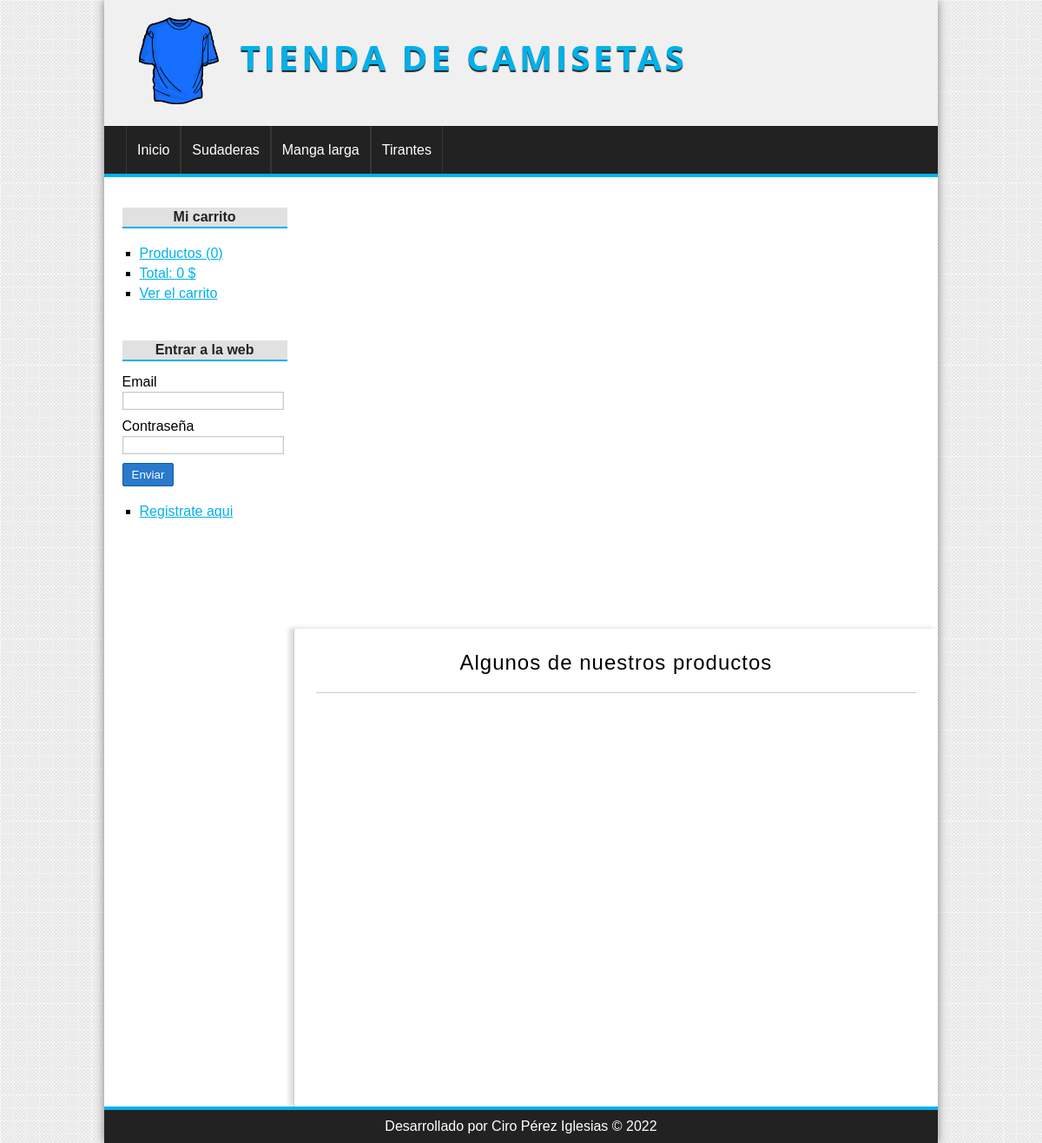
Before: / with the older database file.
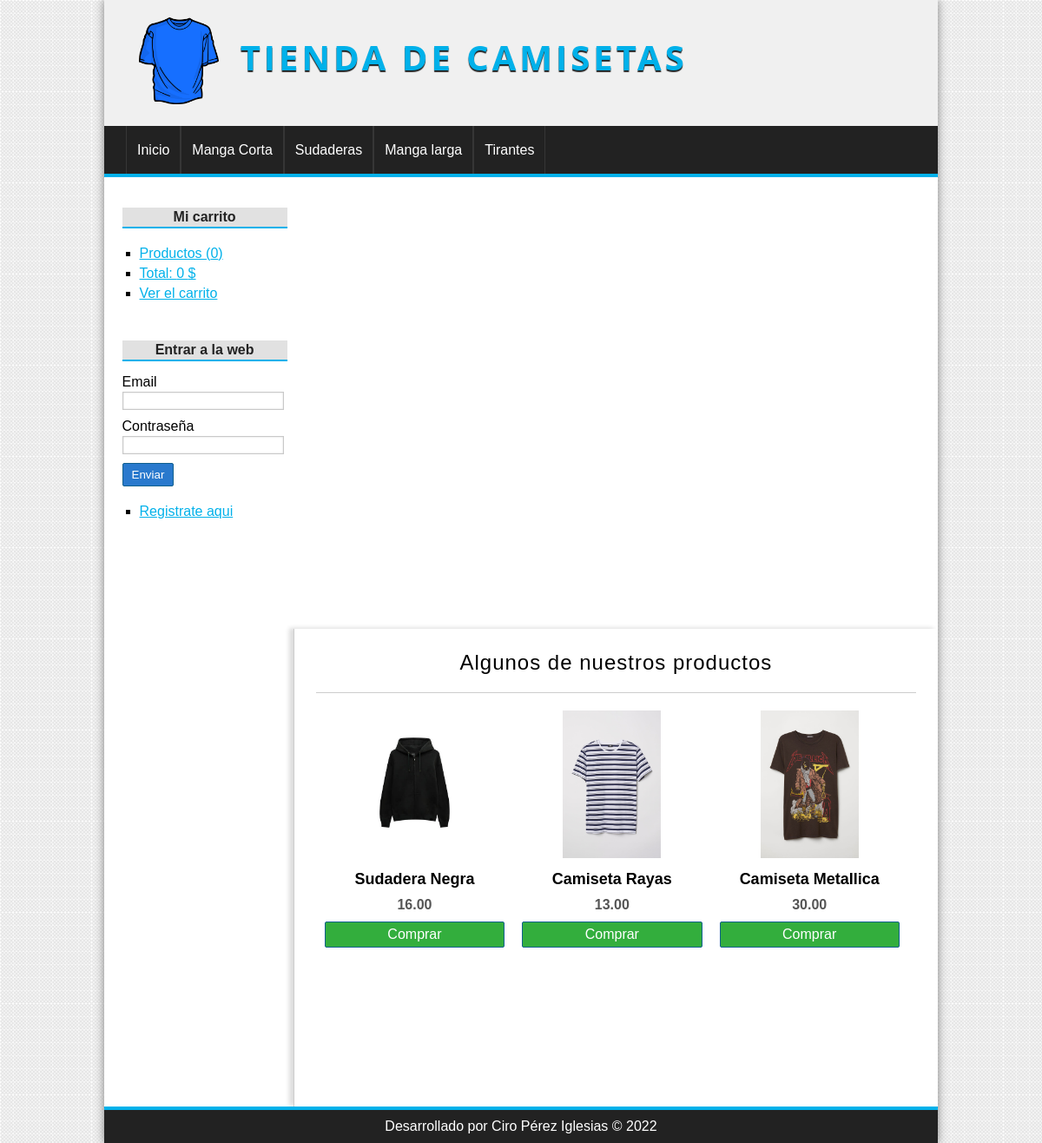
After: the same page with the newer database file.
### tables this page shows
CREATE TABLE `categorias` (
  `id` int(255) NOT NULL,
  `nombre` varchar(100) NOT NULL
);

CREATE TABLE `productos` (
  `id` int(255) NOT NULL,
  `categoria_id` int(255) NOT NULL,
  `nombre` varchar(100) NOT NULL,
  `descripcion` text DEFAULT NULL,
  `precio` float(100,2) NOT NULL,
  `stock` int(255) NOT NULL,
  `oferta` varchar(2) DEFAULT NULL,
  `fecha` date NOT NULL,
  `imagen` varchar(255) DEFAULT NULL
);

### config/db.php (called while the page is built)
<?php
class Database{
	public static function connect(){
		$db = new mysqli('localhost', 'root', '', 'tienda_master');
		$db->query("SET NAMES 'utf8'");
		return $db;
	}
}

### helpers/utils.php (called while the page is built, shortened)
<?php
class Utils{
	public static function showCategorias(){
		require_once 'models/categoria.php';
		$categoria = new Categoria();
		$categorias = $categoria->getAll();
		return $categorias;
	}
	public static function statsCarrito(){
		$stats = array(
			'count' => 0,
			'total' => 0
		);
		return $stats;
	}
}

### models/categoria.php (called while the page is built, shortened)
<?php
class Categoria{
	private $db;
	public function __construct() {
		$this->db = Database::connect();
	}
	public function getAll(){
		$categorias = $this->db->query("SELECT * FROM categorias ORDER BY id DESC;");
		return $categorias;
	}
}

### controllers/ProductoController.php (called while the page is built, shortened)
<?php
require_once 'models/producto.php';
class productoController{
	public function index(){
		$producto = new Producto();
		$productos = $producto->getRandom(6);
		require_once 'views/producto/destacados.php';
	}
}

### models/producto.php (called while the page is built, shortened)
<?php
class Producto{
	private $db;
	public function __construct() {
		$this->db = Database::connect();
	}
	public function getRandom($limit){
		$productos = $this->db->query("SELECT * FROM productos ORDER BY RAND() LIMIT $limit");
		return $productos;
	}
}

### views/producto/destacados.php (the view)
<h1>Algunos de nuestros productos</h1>
<?php while($product = $productos->fetch_object()): ?>
	<div class="product">
		<a href="<?=base_url?>producto/ver&id=<?=$product->id?>">
			<?php if($product->imagen != null): ?>
				<img src="<?=base_url?>uploads/images/<?=$product->imagen?>" />
			<?php else: ?>
				<img src="<?=base_url?>assets/img/camiseta.png" />
			<?php endif; ?>
			<h2><?=$product->nombre?></h2>
		</a>
		<p><?=$product->precio?></p>
		<a href="<?=base_url?>carrito/add&id=<?=$product->id?>" class="button">Comprar</a>
	</div>
<?php endwhile; ?>

### views/layout/header.php (shortened to what this page needs)
<!DOCTYPE HTML>
<html lang="es">
	<head>
		<link rel="stylesheet" href="<?=base_url?>assets/css/styles.css" />
	</head>
	<body>
		<div id="container">
			<header id="header">
				<div id="logo">
					<img src="<?=base_url?>assets/img/camiseta.png" alt="Camiseta Logo" />
					<a href="<?=base_url?>">
						Tienda de camisetas
					</a>
				</div>
			</header>
			<?php $categorias = Utils::showCategorias(); ?>
			<nav id="menu">
				<ul>
					<li>
						<a href="<?=base_url?>">Inicio</a>
					</li>
					<?php while($cat = $categorias->fetch_object()): ?>
						<li>
							<a href="<?=base_url?>categoria/ver&id=<?=$cat->id?>"><?=$cat->nombre?></a>
						</li>
					<?php endwhile; ?>
				</ul>
			</nav>
			<div id="content">

### views/layout/sidebar.php (shortened to what this page needs)
<aside id="lateral">
	<div id="carrito" class="block_aside">
		<h3>Mi carrito</h3>
		<ul>
			<?php $stats = Utils::statsCarrito(); ?>
			<li><a href="<?=base_url?>carrito/index">Productos (<?=$stats['count']?>)</a></li>
			<li><a href="<?=base_url?>carrito/index">Total: <?=$stats['total']?> $</a></li>
			<li><a href="<?=base_url?>carrito/index">Ver el carrito</a></li>
		</ul>
	</div>
	<div id="login" class="block_aside">
		<?php if(!isset($_SESSION['identity'])): ?>
			<h3>Entrar a la web</h3>
			<form action="<?=base_url?>usuario/login" method="post">
				<label for="email">Email</label>
				<input type="email" name="email" />
				<label for="password">Contraseña</label>
				<input type="password" name="password" />
				<input type="submit" value="Enviar" />
			</form>
		<?php else: ?>
			<h3><?=$_SESSION['identity']->nombre?> <?=$_SESSION['identity']->apellidos?></h3>
		<?php endif; ?>
		<ul>
			<?php if(isset($_SESSION['identity'])): ?>
				<li><a href="<?=base_url?>pedido/mis_pedidos">Mis pedidos</a></li>
				<li><a href="<?=base_url?>usuario/logout">Cerrar sesión</a></li>
			<?php else: ?>
				<li><a href="<?=base_url?>usuario/registro">Registrate aqui</a></li>
			<?php endif; ?>
		</ul>
	</div>
</aside>
<div id="central">

### index.php (shortened to what this page needs)
<?php
require_once 'config/db.php';
require_once 'helpers/utils.php';
require_once 'views/layout/header.php';
require_once 'views/layout/sidebar.php';
if(isset($_GET['controller'])){
	$nombre_controlador = $_GET['controller'].'Controller';
}elseif(!isset($_GET['controller']) && !isset($_GET['action'])){
	$nombre_controlador = controller_default;
}else{
	show_error();
	exit();
}
if(class_exists($nombre_controlador)){
	$controlador = new $nombre_controlador();
	if(isset($_GET['action']) && method_exists($controlador, $_GET['action'])){
		$action = $_GET['action'];
		$controlador->$action();
	}elseif(!isset($_GET['controller']) && !isset($_GET['action'])){
		$action_default = action_default;
		$controlador->$action_default();
	}else{
		show_error();
	}
}else{
	show_error();
}
require_once 'views/layout/footer.php';

### views/layout/footer.php
</div>
</div>
			<footer id="footer">
				<p>Desarrollado por Ciro Pérez Iglesias &copy; <?= date('Y') ?></p>
			</footer>
		</div>
	</body>
</html>

### assets/css/styles.css (style rules this page uses)
* { padding: 0px; margin: 0px; font-family: sans-serif, Helvetica, Arial; }
body { background: url(../img/bg.png); }
a { color: #01B1EA; }
#container { width: 80%; margin: 0px auto; box-shadow: 0px 0px 10px gray; background: white; }
#header { height: 145px; background: #F0F0F0; }
#logo { padding: 20px; margin-left: 20px; float:left; }
#logo img { float:left; height: 100px; }
#logo a { float:left; font-size: 40px; letter-spacing: 4px; font-family: 'Open Sans', Helvetica, Arial; text-transform: uppercase; color: #01B1EA; font-weight: bold; text-decoration: none; margin-top: 18px; margin-left: 25px; text-shadow: 0px 2px 1px #222222; transition: all 300ms; }
#menu { clear:both; background: #222; color: white; height: 55px; border-bottom: 4px solid #01B1EA; }
#menu ul { list-style: none; text-decoration: none; margin: 0px auto; margin-left: 25px; }
#menu ul li { line-height: 55px; float:left; border-right: 1px solid #363636; }
#menu a { display: block; color: white; text-decoration: none; padding-left: 12px; padding-right: 12px; transition: all 300ms; }
#menu a:first-child { border-left: 1px solid #363636; }
#content { margin: 0px auto; overflow: hidden; background: white; }
#lateral { width: 22%; min-height: 500px; float: left; margin-top:20px; margin-left: 10px; }
#lateral .block_aside { display: block; width: 90%; margin: 5px auto; padding: 10px; }
#lateral h3 { display: block; color: #222; width: 100%; text-align: center; padding-top: 2px; padding-bottom: 2px; margin-bottom: 15px; font-size: 16px; font-weight: bold; background: #E1E1E1; border-bottom: 2px solid #01B1EA; }
#lateral ul { margin-top: 20px; margin-bottom: 20px; }
#lateral ul li { list-style: square; margin-left: 20px; margin-top: 5px; margin-bottom: 5px; }
label, input[type="text"], input[type="password"], input[type="email"], input[type="number"], select, textarea { display:block; width: 95%; margin-top: 2px; margin-bottom: 2px; }
input[type="text"], input[type="password"], input[type="email"], input[type="number"], select, textarea { border: 1px solid #C9C9C9; box-shadow: 0px 0px 2px #ccc inset; background: white; padding: 2px; color: gray; transition: all 300ms; }
input[type="button"], input[type="submit"], button, .button { display: block; border-radius: 2px; width: auto; padding: 5px; padding-left: 10px; padding-right: 10px; color: white; background: #2979CD; border: 1px solid #11608E; cursor:pointer; }
.button { background: #33AE3D; color: white !important; text-decoration: none; }
label, input[type="button"], input[type="submit"], button { display:block; margin-top: 10px; }
#central { width: 72%; min-height: 500px; float: right; border-left: 1px solid #ccc; box-shadow: -5px -1px 5px #ddd; padding:25px; }
#central h1 { font-size: 24px; font-weight: normal; letter-spacing: 1px; text-align: center; border-bottom: 1px solid #ccc; margin-bottom: 20px; padding: 20px; padding-top: 0px; }
.product { width: 30%; float:left; margin-left: 10px; margin-right: 10px; margin-bottom: 30px; text-align: center; }
.product a { color:black; text-decoration: none; }
.product img { height:170px; margin-bottom: 10px; }
.product h2 { font-size: 18px; margin-bottom: 10px; }
.product p { font-weight: bold; color: #555; margin-bottom: 10px; }
#footer { clear: both; text-align: center; padding-top:10px; padding-bottom: 10px; color: white; background: #222222; border-top: 4px solid #01B1EA; }

Changed rows visible on the page:
added categorias: nombre "Manga Corta"
added productos: imagen (picture), nombre "Sudadera Negra", precio "16.00"
added productos: imagen (picture), nombre "Camiseta Rayas", precio "13.00"
added productos: imagen (picture), nombre "Camiseta Metallica", precio "30.00"
